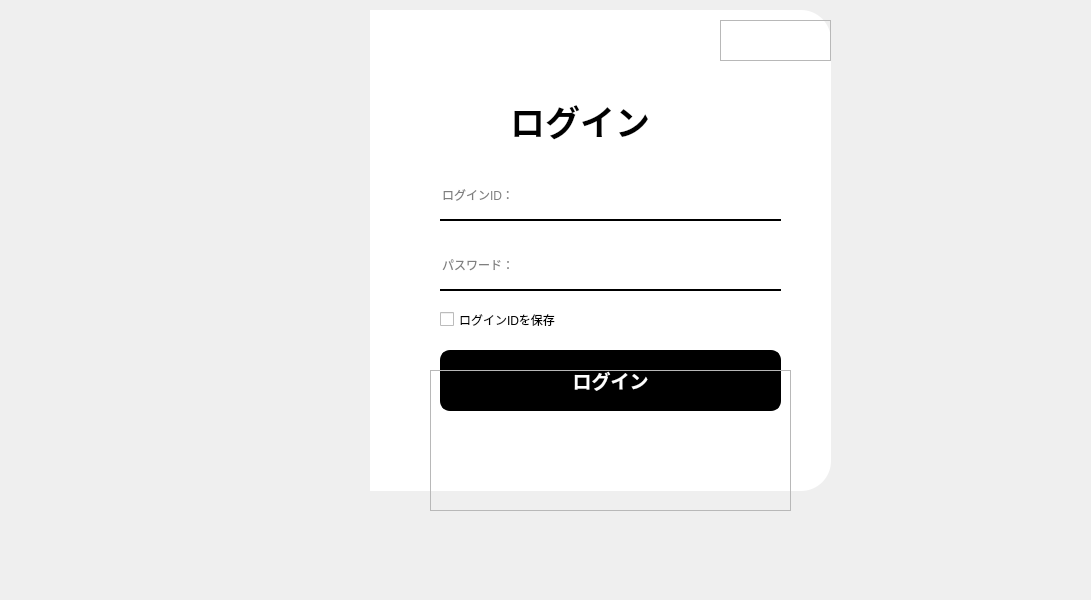
<?xml version="1.0" encoding="UTF-8"?>
<ui version="4.0">
 <class>MainWindow</class>
 <widget class="QMainWindow" name="MainWindow">
  <property name="geometry">
   <rect>
    <x>0</x>
    <y>0</y>
    <width>1091</width>
    <height>600</height>
   </rect>
  </property>
  <property name="windowTitle">
   <string>MainWindow</string>
  </property>
  <widget class="QWidget" name="centralwidget">
   <widget class="QLabel" name="label">
    <property name="geometry">
     <rect>
      <x>40</x>
      <y>10</y>
      <width>331</width>
      <height>481</height>
     </rect>
    </property>
    <property name="styleSheet">
     <string notr="true">border-image: url(:/img/side-img.jpg);
border-top-left-radius:30px;
border-bottom-left-radius:30px;</string>
    </property>
    <property name="text">
     <string/>
    </property>
   </widget>
   <widget class="QLabel" name="label_2">
    <property name="geometry">
     <rect>
      <x>370</x>
      <y>10</y>
      <width>461</width>
      <height>481</height>
     </rect>
    </property>
    <property name="styleSheet">
     <string notr="true">background-color:rgb(255, 255, 255);
border-top-right-radius:30px;
border-bottom-right-radius:30px;</string>
    </property>
    <property name="text">
     <string/>
    </property>
   </widget>
   <widget class="QFrame" name="frame">
    <property name="geometry">
     <rect>
      <x>720</x>
      <y>20</y>
      <width>111</width>
      <height>41</height>
     </rect>
    </property>
    <property name="styleSheet">
     <string notr="true">QPushButton{
	border:none;
}
QPushButton:hover{
	padding-bottom:5px;
}</string>
    </property>
    <property name="frameShape">
     <enum>QFrame::StyledPanel</enum>
    </property>
    <property name="frameShadow">
     <enum>QFrame::Raised</enum>
    </property>
    <layout class="QHBoxLayout" name="horizontalLayout">
     <item>
      <widget class="QPushButton" name="pushButton">
       <property name="text">
        <string/>
       </property>
       <property name="icon">
        <iconset resource="res.qrc">
         <normaloff>:/icon/icons/icon-line.png</normaloff>:/icon/icons/icon-line.png</iconset>
       </property>
      </widget>
     </item>
     <item>
      <widget class="QPushButton" name="pushButton_2">
       <property name="text">
        <string/>
       </property>
       <property name="icon">
        <iconset resource="res.qrc">
         <normaloff>:/icon/icons/icon-close.png</normaloff>:/icon/icons/icon-close.png</iconset>
       </property>
      </widget>
     </item>
    </layout>
   </widget>
   <widget class="QLabel" name="label_3">
    <property name="geometry">
     <rect>
      <x>510</x>
      <y>80</y>
      <width>221</width>
      <height>81</height>
     </rect>
    </property>
    <property name="font">
     <font>
      <family>Meiryo</family>
      <pointsize>26</pointsize>
      <weight>75</weight>
      <bold>true</bold>
     </font>
    </property>
    <property name="text">
     <string>ログイン</string>
    </property>
   </widget>
   <widget class="QLineEdit" name="lineEdit">
    <property name="geometry">
     <rect>
      <x>440</x>
      <y>170</y>
      <width>341</width>
      <height>51</height>
     </rect>
    </property>
    <property name="styleSheet">
     <string notr="true">border:none;
border-bottom:2px solid rgb(0,0,0);</string>
    </property>
    <property name="text">
     <string/>
    </property>
    <property name="placeholderText">
     <string>ログインID：</string>
    </property>
   </widget>
   <widget class="QLineEdit" name="lineEdit_2">
    <property name="geometry">
     <rect>
      <x>440</x>
      <y>240</y>
      <width>341</width>
      <height>51</height>
     </rect>
    </property>
    <property name="styleSheet">
     <string notr="true">border:none;
border-bottom:2px solid rgb(0,0,0);</string>
    </property>
    <property name="echoMode">
     <enum>QLineEdit::Password</enum>
    </property>
    <property name="placeholderText">
     <string>パスワード：</string>
    </property>
   </widget>
   <widget class="QPushButton" name="pushButton_3">
    <property name="geometry">
     <rect>
      <x>440</x>
      <y>350</y>
      <width>341</width>
      <height>61</height>
     </rect>
    </property>
    <property name="font">
     <font>
      <family>幼圆</family>
      <pointsize>14</pointsize>
      <weight>75</weight>
      <bold>true</bold>
     </font>
    </property>
    <property name="styleSheet">
     <string notr="true">QPushButton{
	background-color: rgb(0, 0, 0);
	color:rgb(255, 255, 255);
	border:2px solid rgb(0, 0, 0);
	border-radius:10px
}
QPushButton:pressed{
	padding-top:5px;
	padding-left:5px;
}</string>
    </property>
    <property name="text">
     <string>ログイン</string>
    </property>
   </widget>
   <widget class="QCheckBox" name="checkBox">
    <property name="geometry">
     <rect>
      <x>440</x>
      <y>310</y>
      <width>161</width>
      <height>19</height>
     </rect>
    </property>
    <property name="text">
     <string>ログインIDを保存</string>
    </property>
   </widget>
   <widget class="QFrame" name="frame_2">
    <property name="geometry">
     <rect>
      <x>430</x>
      <y>370</y>
      <width>361</width>
      <height>141</height>
     </rect>
    </property>
    <property name="styleSheet">
     <string notr="true">QPushButton{
	border:none;
}
QPushButton:pressed{
	padding-top:5px;
	padding-left:5px;
}</string>
    </property>
    <property name="frameShape">
     <enum>QFrame::StyledPanel</enum>
    </property>
    <property name="frameShadow">
     <enum>QFrame::Raised</enum>
    </property>
    <layout class="QHBoxLayout" name="horizontalLayout_2">
     <item>
      <widget class="QPushButton" name="pushButton_4">
       <property name="text">
        <string/>
       </property>
       <property name="icon">
        <iconset resource="res.qrc">
         <normaloff>:/icon/icons/twitter.png</normaloff>:/icon/icons/twitter.png</iconset>
       </property>
       <property name="iconSize">
        <size>
         <width>35</width>
         <height>35</height>
        </size>
       </property>
      </widget>
     </item>
     <item>
      <widget class="QPushButton" name="pushButton_5">
       <property name="text">
        <string/>
       </property>
       <property name="icon">
        <iconset resource="res.qrc">
         <normaloff>:/icon/icons/icon_facebook.png</normaloff>:/icon/icons/icon_facebook.png</iconset>
       </property>
       <property name="iconSize">
        <size>
         <width>35</width>
         <height>35</height>
        </size>
       </property>
      </widget>
     </item>
     <item>
      <widget class="QPushButton" name="pushButton_6">
       <property name="text">
        <string/>
       </property>
       <property name="icon">
        <iconset resource="res.qrc">
         <normaloff>:/icon/icons/二维码.png</normaloff>:/icon/icons/二维码.png</iconset>
       </property>
       <property name="iconSize">
        <size>
         <width>35</width>
         <height>35</height>
        </size>
       </property>
      </widget>
     </item>
    </layout>
   </widget>
   <zorder>label_2</zorder>
   <zorder>label</zorder>
   <zorder>frame</zorder>
   <zorder>label_3</zorder>
   <zorder>lineEdit</zorder>
   <zorder>lineEdit_2</zorder>
   <zorder>pushButton_3</zorder>
   <zorder>checkBox</zorder>
   <zorder>frame_2</zorder>
  </widget>
 </widget>
 <resources>
  <include location="res.qrc"/>
 </resources>
 <connections>
  <connection>
   <sender>pushButton_2</sender>
   <signal>clicked()</signal>
   <receiver>MainWindow</receiver>
   <slot>close()</slot>
   <hints>
    <hint type="sourcelabel">
     <x>756</x>
     <y>55</y>
    </hint>
    <hint type="destinationlabel">
     <x>875</x>
     <y>11</y>
    </hint>
   </hints>
  </connection>
  <connection>
   <sender>pushButton</sender>
   <signal>clicked()</signal>
   <receiver>MainWindow</receiver>
   <slot>showMinimized()</slot>
   <hints>
    <hint type="sourcelabel">
     <x>716</x>
     <y>49</y>
    </hint>
    <hint type="destinationlabel">
     <x>936</x>
     <y>100</y>
    </hint>
   </hints>
  </connection>
 </connections>
</ui>
